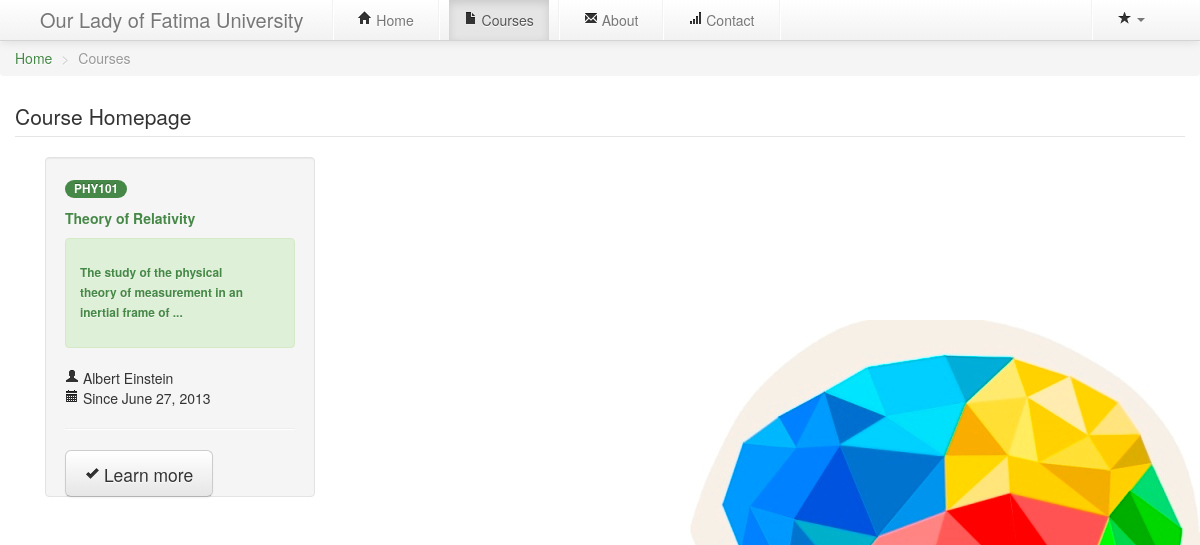
/courses.php, run on the app's committed database.
### tables this page shows
CREATE TABLE `uoc_courses` (
  `id` int(11) NOT NULL AUTO_INCREMENT,
  `ctitle` text NOT NULL,
  `ccode` varchar(8) NOT NULL,
  `cvis` int(11) NOT NULL,
  `cdate` timestamp NOT NULL DEFAULT CURRENT_TIMESTAMP,
  `passkey` varchar(8) NOT NULL,
  `ccreator` int(11) NOT NULL,
  `cdesc` text NOT NULL,
  PRIMARY KEY (`id`)
);

CREATE TABLE `uoc_members` (
  `id` int(11) NOT NULL AUTO_INCREMENT,
  `fname` text NOT NULL,
  `lname` text NOT NULL,
  `eml` varchar(36) NOT NULL,
  `uname` varchar(36) NOT NULL,
  `pass` varchar(36) NOT NULL,
  `jdate` timestamp NOT NULL DEFAULT CURRENT_TIMESTAMP ON UPDATE CURRENT_TIMESTAMP,
  `utype` int(1) NOT NULL,
  `regid` varchar(13) NOT NULL,
  PRIMARY KEY (`id`)
);

### conf/config.php (called while the page is built, shortened)
<?php
$dbase = "uoc";
?>

### conf/database.php (called while the page is built, shortened)
<?php
	function connect($sql){
	include 'config.php';
	$db = mysql_connect($host,$user,$password) or die(mysql_error());
	$result = mysql_query($sql,$db);
	return $result;
	}
?>

### mod/course.php (called while the page is built, shortened)
<?php
if(file_exists('conf/database.php')){
	include_once 'conf/database.php';
}else{
include_once "../conf/database.php";
}
class course{
	function find_coursebyvisibility($vis){
		if($vis==0)		$qry = "SELECT * from `uoc_courses` where `cvis` = '0'";
		else if($vis==1)		$qry = "SELECT * from `uoc_courses` where `cvis` = '1' OR `cvis` = '0'";
		$rslt = connect($qry);
		return $rslt;
		}
	}
?>

### mod/user.php (called while the page is built, shortened)
<?php
if(file_exists('conf/database.php')){
	include_once 'conf/database.php';
}else{
include_once "../conf/database.php";
}
class user{
	function check_byId($id){
		$qry = "SELECT * from `uoc_members` where `id` = '$id'";
		$rslt = connect($qry);
		return $rslt;
		}
	}
?>

### cont/getCourseDash.php (the view, shortened to what this page needs)
<?php
	require_once "mod/course.php";
	require_once "mod/user.php";
		echo '
		<ul class="breadcrumb">
  <li><a href="index.php">Home</a> <span class="divider">></span></li>
  <li class="active">Courses</li>
</ul>
<div class="container" >
	<legend>Course Homepage</legend>';
		$course = new course();
		$represult = $course->find_coursebyvisibility(0);
	if(mysql_num_rows($represult)>0){
		WHILE($data = mysql_fetch_array($represult)):
			$member = new user();
			$represult2 = $member->check_byId($data['ccreator']);
			if(mysql_num_rows($represult2)>0){
				$data2 = mysql_fetch_array($represult2);
				}
				$date = date_create($data['cdate']);
				$odate = date_format( $date,"F d, Y");
				$cDesc = substr($data['cdesc'], 0, 72);
				if(strlen($data['cdesc'])>72) $cDesc = $cDesc."...";
	echo '
	<div class="span3">
	<div class="well" style="height:300px;">
		<span class="badge badge-success">'.$data['ccode'].'</span><br/><h5 class="text-success">  '.$data['ctitle'].'</h5>
		<div class="alert alert-success alert-block "><h6><strong>'.$cDesc.'</strong></h6></div>
		<h5></h5>
		<ul class="unstyled">
			<li><span title="Course Manager"><i class="icon-user"></i> '.ucfirst($data2['fname']).' '.ucfirst($data2['lname']).'</span></li>
			<li><span title="Course Creation Date"><i class="icon-calendar"></i> Since '.$odate.'</span></li>
		</ul>
		<hr>';
		if($type=="Guest"){
			echo '
		<p><a class="btn btn-large" href="#signupModal" role="button" data-toggle="modal"><i class="icon-ok"></i> Learn more</a></p>';
			}
	echo'</div></div>';
	ENDWHILE;
		echo '</div>';
	}else{
	echo '<div class="alert alert-block">No Available Courses</div>';
	}
?>

### courses.php (style rules this page uses)
body { background:#ffffff url('img/bg.jpg') no-repeat fixed 100% 100%; }

### data on the page
uoc_courses: ccode "PHY101", ctitle "Theory of Relativity", cDesc "The study of the physical theory of measurement in an inertial frame of ...", uoc_members.fname "Albert", uoc_members.lname "Einstein", cdate "June 27, 2013"
